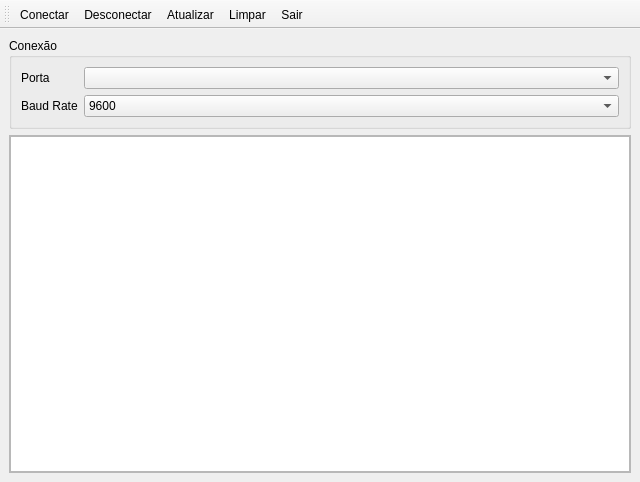
<?xml version="1.0" encoding="UTF-8"?>
<ui version="4.0">
 <class>MainWindow</class>
 <widget class="QMainWindow" name="MainWindow">
  <property name="geometry">
   <rect>
    <x>0</x>
    <y>0</y>
    <width>640</width>
    <height>482</height>
   </rect>
  </property>
  <property name="windowTitle">
   <string>Serial Monitor @dfso</string>
  </property>
  <widget class="QWidget" name="centralwidget">
   <layout class="QVBoxLayout" name="verticalLayout">
    <item>
     <layout class="QHBoxLayout" name="horizontalLayout_3">
      <item>
       <widget class="QGroupBox" name="groupBox">
        <property name="title">
         <string>Conexão</string>
        </property>
        <layout class="QHBoxLayout" name="horizontalLayout">
         <item>
          <layout class="QFormLayout" name="formLayout">
           <item row="0" column="0">
            <widget class="QLabel" name="label">
             <property name="text">
              <string>Porta</string>
             </property>
            </widget>
           </item>
           <item row="0" column="1">
            <widget class="QComboBox" name="combo_box_portas"/>
           </item>
           <item row="1" column="0">
            <widget class="QLabel" name="label_2">
             <property name="text">
              <string>Baud Rate</string>
             </property>
            </widget>
           </item>
           <item row="1" column="1">
            <widget class="QComboBox" name="combo_box_bauds">
             <item>
              <property name="text">
               <string>9600</string>
              </property>
             </item>
             <item>
              <property name="text">
               <string>115200</string>
              </property>
             </item>
            </widget>
           </item>
          </layout>
         </item>
        </layout>
       </widget>
      </item>
     </layout>
    </item>
    <item>
     <widget class="QScrollArea" name="scrollArea">
      <property name="widgetResizable">
       <bool>true</bool>
      </property>
      <widget class="QWidget" name="scrollAreaWidgetContents">
       <property name="geometry">
        <rect>
         <x>0</x>
         <y>0</y>
         <width>620</width>
         <height>296</height>
        </rect>
       </property>
       <layout class="QVBoxLayout" name="verticalLayout_2">
        <property name="spacing">
         <number>0</number>
        </property>
        <property name="margin">
         <number>0</number>
        </property>
        <item>
         <widget class="QTextEdit" name="text_log">
          <property name="font">
           <font>
            <family>Consolas</family>
            <pointsize>12</pointsize>
           </font>
          </property>
         </widget>
        </item>
       </layout>
      </widget>
     </widget>
    </item>
   </layout>
  </widget>
  <widget class="QToolBar" name="toolBar">
   <property name="minimumSize">
    <size>
     <width>0</width>
     <height>0</height>
    </size>
   </property>
   <property name="windowTitle">
    <string>toolBar</string>
   </property>
   <property name="iconSize">
    <size>
     <width>70</width>
     <height>32</height>
    </size>
   </property>
   <property name="toolButtonStyle">
    <enum>Qt::ToolButtonTextUnderIcon</enum>
   </property>
   <property name="floatable">
    <bool>false</bool>
   </property>
   <attribute name="toolBarArea">
    <enum>TopToolBarArea</enum>
   </attribute>
   <attribute name="toolBarBreak">
    <bool>false</bool>
   </attribute>
   <addaction name="actionConectar"/>
   <addaction name="actionDesconectar"/>
   <addaction name="actionAtualizar"/>
   <addaction name="actionLimpar"/>
   <addaction name="actionSair"/>
  </widget>
  <action name="actionConectar">
   <property name="icon">
    <iconset>
     <normalon>../images/connected.png</normalon>
    </iconset>
   </property>
   <property name="text">
    <string>Conectar</string>
   </property>
   <property name="shortcut">
    <string>F3</string>
   </property>
  </action>
  <action name="actionDesconectar">
   <property name="icon">
    <iconset>
     <normalon>../images/disconnected.png</normalon>
    </iconset>
   </property>
   <property name="text">
    <string>Desconectar</string>
   </property>
   <property name="shortcut">
    <string>F7</string>
   </property>
  </action>
  <action name="actionAtualizar">
   <property name="icon">
    <iconset>
     <normalon>../images/update.png</normalon>
    </iconset>
   </property>
   <property name="text">
    <string>Atualizar</string>
   </property>
   <property name="shortcut">
    <string>F5</string>
   </property>
  </action>
  <action name="actionSair">
   <property name="icon">
    <iconset>
     <normalon>../images/sair.png</normalon>
    </iconset>
   </property>
   <property name="text">
    <string>Sair</string>
   </property>
   <property name="shortcut">
    <string>Ctrl+Q</string>
   </property>
  </action>
  <action name="actionLimpar">
   <property name="icon">
    <iconset>
     <normalon>../images/limpar.png</normalon>
    </iconset>
   </property>
   <property name="text">
    <string>Limpar</string>
   </property>
   <property name="shortcut">
    <string>Ctrl+L</string>
   </property>
  </action>
 </widget>
 <resources/>
 <connections/>
</ui>
